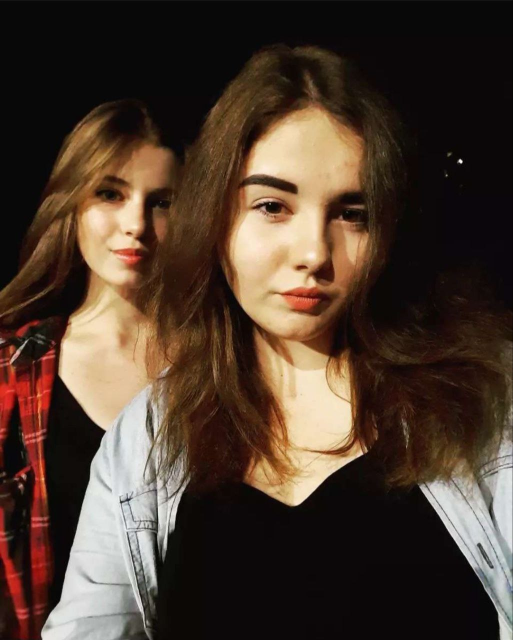
#> input picture Lab_6/images/photo_5262610388724341825_y.jpg, 1025 x 1280 px (shown at 1/2 size); its folder holds 3 pictures in this run
$ python lab_6_1.py
#> lines starting #> are read from the running program, lines starting #| are printed output that depends on the picture
import matplotlib.pyplot as plt
import os
import numpy as np

# Задайте шлях до вашої теки з зображеннями
image_dir = "images"

# Список файлів у вказаній директорії
image_files = os.listdir(image_dir)

# Виберіть перші n зображень зі списку
n_samples = 8
selected_images = image_files[:n_samples]

# Виведення зображень
plt.figure(figsize=(16, 8))
rows, cols = 2, 4
for i, image_file in enumerate(selected_images):
    plt.subplot(rows, cols, i + 1)
    # Зчитуємо та відображаємо зображення
    image_path = os.path.join(image_dir, image_file)
    image = plt.imread(image_path)
#> image is the input picture: shape (1280, 1025, 3); mean R, G, B 76.2, 59, 46.7
    plt.imshow(image)
    plt.xticks(())
    plt.yticks(())
#> pass 2 of the loop `for i, image_file in enumerate(selected_images):`:
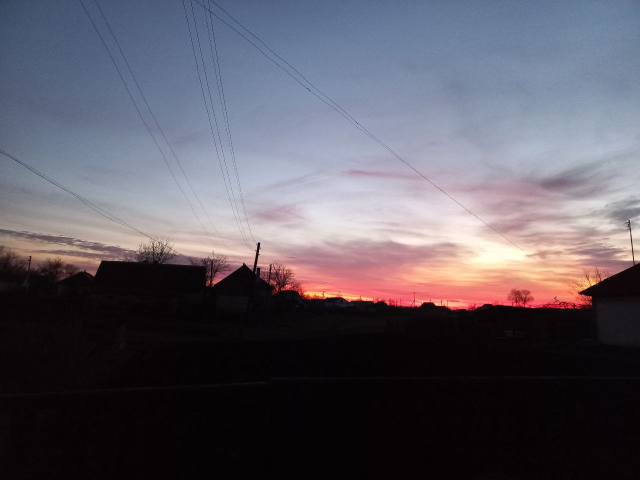
#> input picture Lab_6/images/photo_5262853320664539060_y.jpg, 1280 x 960 px (shown at 1/2 size)
#> image is the input picture: shape (960, 1280, 3); mean R, G, B 92.2, 88.8, 98.7
#> pass 3 of the loop `for i, image_file in enumerate(selected_images):`:
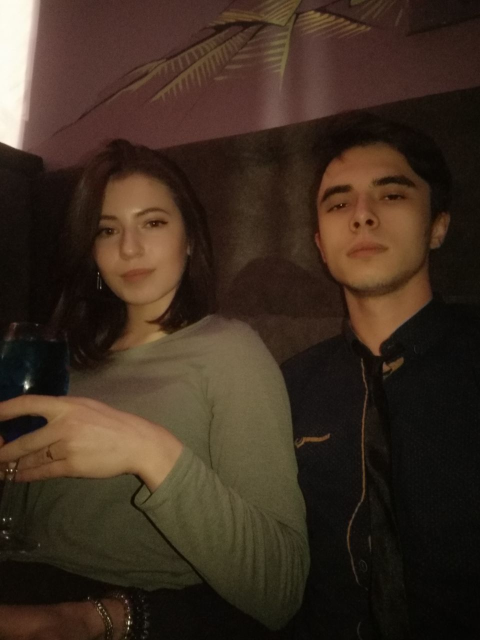
#> input picture Lab_6/images/photo_5350342908290644600_y.jpg, 960 x 1280 px (shown at 1/2 size)
#> image is the input picture: shape (1280, 960, 3); mean R, G, B 61.5, 45.8, 33

plt.show()
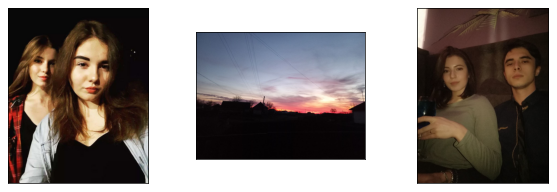
#> figure drawn by matplotlib, 3 panels


from PIL import Image
images = []
image_shape = (64, 64)
# Зміна розміру та конвертація кольору зображення перед додаванням до списку
for image_file in selected_images:
    image_path = os.path.join(image_dir, image_file)
    image = Image.open(image_path).convert('L')  # Конвертація в чорно-біле
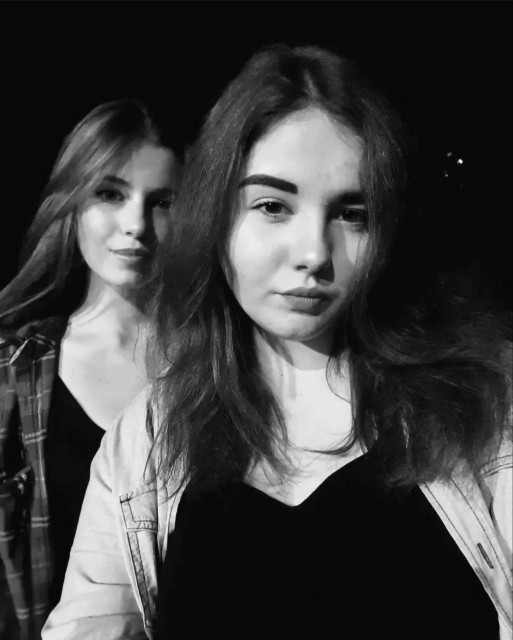
#> image: PIL image 1025x1280 L (shown at 1/2 size); min 0, max 254, mean 62.7
    image = image.resize(image_shape)  # Зміна розміру
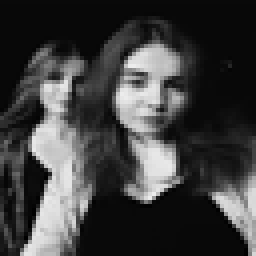
#> image: PIL image 64x64 L (shown 4 times larger); min 0, max 237, mean 62.7
    images.append(np.array(image).flatten())
#> pass 2 of the loop `for image_file in selected_images:`:
#> `image = Image.open(image_path).convert('L')`:
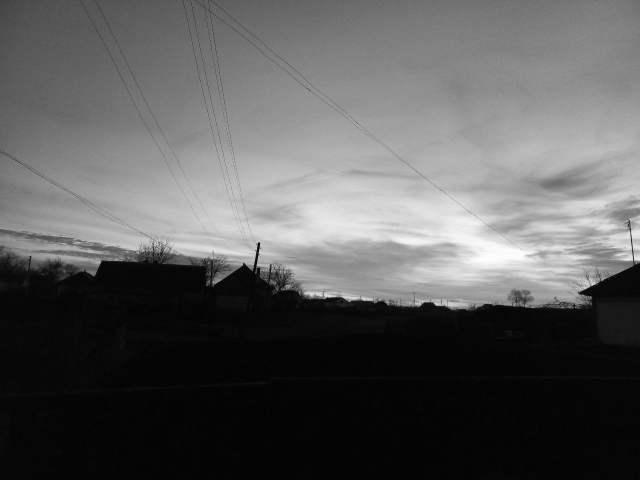
#> image: PIL image 1280x960 L (shown at 1/2 size); min 0, max 253, mean 90.9
#> `image = image.resize(image_shape)`:
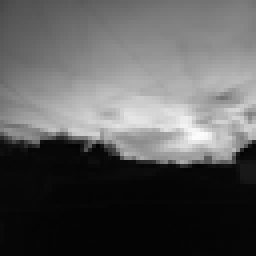
#> image: PIL image 64x64 L (shown 4 times larger); min 2, max 251, mean 90.9
#> pass 3 of the loop `for image_file in selected_images:`:
#> `image = Image.open(image_path).convert('L')`:
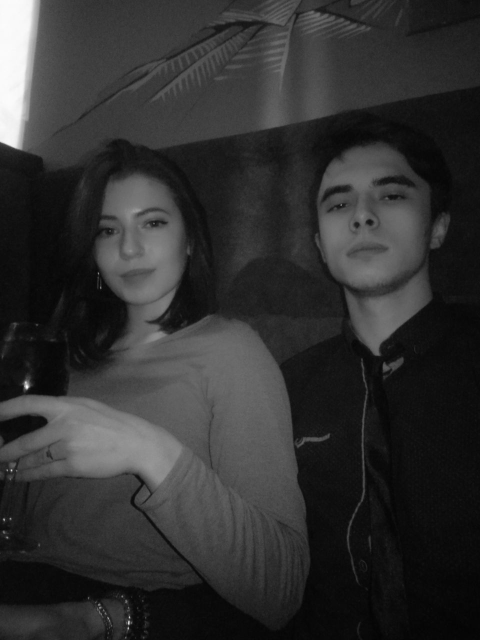
#> image: PIL image 960x1280 L (shown at 1/2 size); min 1, max 253, mean 49
#> `image = image.resize(image_shape)`:
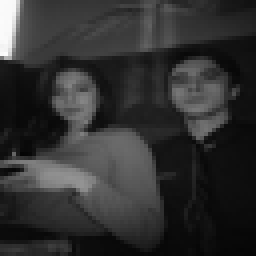
#> image: PIL image 64x64 L (shown 4 times larger); min 4, max 252, mean 49
# Виведення перших кількох зображень
plt.figure(figsize=(10, 5))
for i in range(3):
    plt.subplot(2, 4, i + 1)
    plt.imshow(images[i].reshape(image_shape), cmap='gray')
    plt.axis('off')  # Вимкнути відображення осей
    plt.title(f"Image {i+1}")

plt.show()
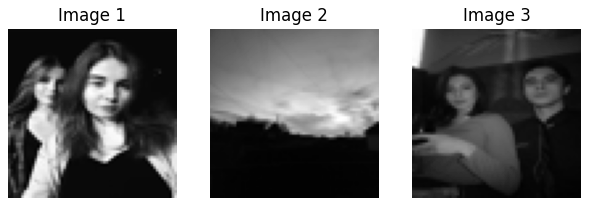
#> figure drawn by matplotlib, 3 panels

from sklearn.decomposition import PCA

base_size = image_shape[0] * image_shape[1]
#> base_size = 4096


def compress_and_show(compress_ratio):
#> called with compress_ratio = 0.0005
    n_samples = 3  # Кількість зображень для відображення
    selected_images = image_files[:n_samples]
    global images
    images = np.array(images)

    # Створення моделі PCA та стискання зображень
    base_size = images.shape[1]
#> base_size = 4096
    model_pca = PCA(n_components=int(base_size * compress_ratio))
    model_pca.fit(images)
    images_compressed = model_pca.transform(images)
#> images_compressed = [[-3164.1, -1854.5], [3855.7, -1008.4], [-691.6, 2862.9]]

    # Відновлення зображень
    images_restored = model_pca.inverse_transform(images_compressed)
    images_restored = images_restored.reshape((-1, *image_shape))  # Повернення у формування зображень

    # Відображення стиснутих та відновлених зображень
    plt.figure(figsize=(16, 8))
    rows, cols = 2, 4
    for i in range(n_samples):
        plt.subplot(rows, cols, i + 1)
        plt.imshow(images_restored[i], interpolation='none', cmap='gray')
        plt.xticks(())
        plt.yticks(())

    plt.show()
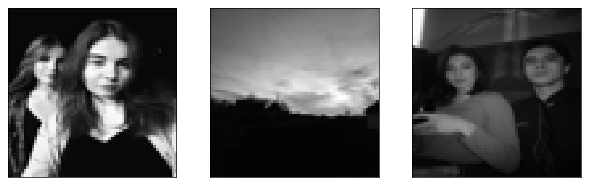
#> figure drawn by matplotlib, 3 panels


compress_and_show(0.0005)


import numpy as np
import matplotlib.pyplot as plt
from sklearn.neighbors import KNeighborsClassifier
from sklearn.metrics import accuracy_score

# Ваш варіант даних
x_train= np.array([[30, 21], [12, 24], [23, 29], [23, 38], [32, 37], [22, 34], [21, 47], [5, 43], [5, 47], [21, 24]])
y_train = np.array([-1,  1,  1, -1,  1,  1,  1,  1, -1, -1])
# Тестовий набір даних
x_test = np.array([[35, 10], [36, 39], [41, 9], [43, 19], [32, 42], [38, 48], [12, 39], [22, 45], [20, 29], [48, 21]])
y_test = np.array([-1, -1, -1, 1, 1, 1, -1, 1, -1, 1])

# Визначення класифікатора та навчання моделі
k = 3  # Кількість найближчих сусідів
knn = KNeighborsClassifier(n_neighbors=k)
knn.fit(x_train, y_train)

# Прогнозування класів для тестових даних
y_pred = knn.predict(x_test)

# Оцінка точності класифікації
accuracy = accuracy_score(y_test, y_pred)
print(f"Точність класифікації методом k найближчих сусідів: {accuracy:.2f}")

# Вивід таблиці частот точності класифікації
print("Таблиця частот точності класифікації:")
print("--------------------------------------------------")
print("| Клас | Правильно класифіковано | Неправильно класифіковано |")
print("--------------------------------------------------")
for target in np.unique(y_test):
    correct = np.sum((y_test == target) & (y_pred == target))
    incorrect = np.sum((y_test == target) & (y_pred != target))
    print(f"|  {target}  | {correct:^25} | {incorrect:^28} |")
print("--------------------------------------------------")

# Візуалізація
plt.figure(figsize=(10, 6))
plt.scatter(x_test[:, 0], x_test[:, 1], c=y_pred, cmap='viridis', s=50)
plt.title('Класифікація методом k найближчих сусідів')
plt.xlabel('Признак 1')
plt.ylabel('Признак 2')
plt.colorbar(label='Клас')
plt.show()
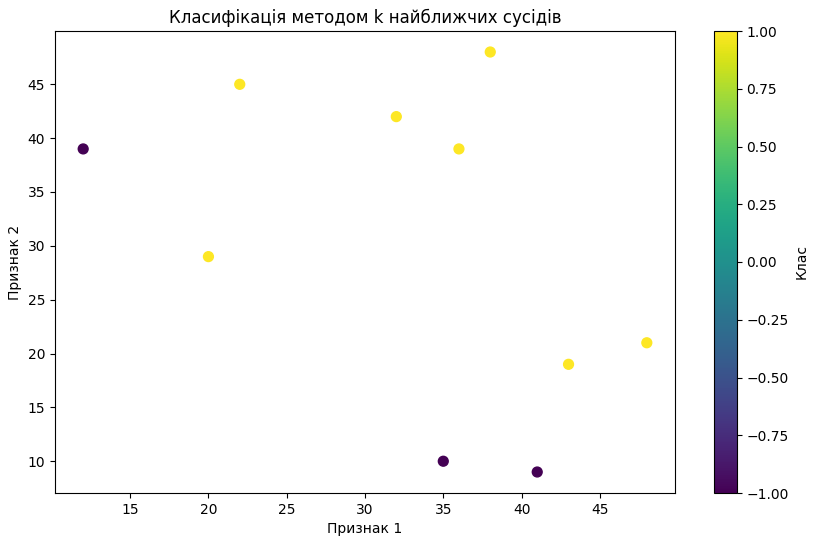
#> figure drawn by matplotlib, 2 panels
